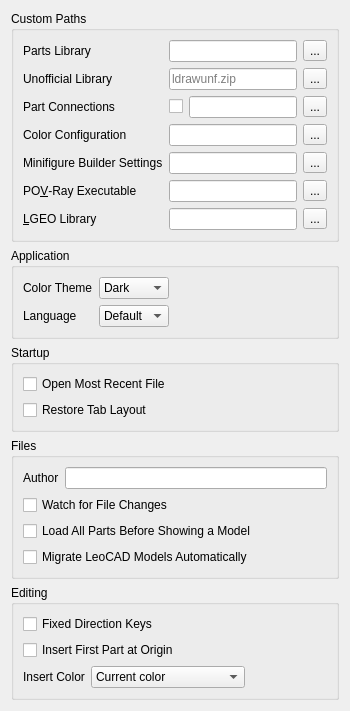
     <widget class="QWidget" name="tabGeneral">
      <property name="whatsThis">
       <string>&lt;p&gt;&lt;b&gt;General Preferences&lt;/b&gt;&lt;/p&gt;&lt;p&gt;Set application behavior and custom library, configuration, and renderer paths. Leave optional configuration paths empty to use the built-in settings.&lt;/p&gt;</string>
      </property>
      <attribute name="title">
       <string>General</string>
      </attribute>
      <layout class="QFormLayout" name="formLayout">
       <property name="fieldGrowthPolicy">
        <enum>QFormLayout::FieldGrowthPolicy::ExpandingFieldsGrow</enum>
       </property>
       <item row="0" column="0" colspan="2">
        <widget class="QGroupBox" name="CustomPathsGroup">
         <property name="title">
          <string>Custom Paths</string>
         </property>
         <layout class="QFormLayout" name="formLayout_2">
          <item row="0" column="0">
           <widget class="QLabel" name="label_5">
            <property name="toolTip">
             <string>Choose a part-library folder or supported archive. Leave it empty to use the default library after restarting StudWorks.</string>
            </property>
            <property name="text">
             <string>Parts Library</string>
            </property>
            <property name="buddy">
             <cstring>partsLibrary</cstring>
            </property>
           </widget>
          </item>
          <item row="0" column="1">
           <layout class="QHBoxLayout" name="horizontalLayout_3">
            <item>
             <widget class="QLineEdit" name="partsLibrary">
              <property name="accessibleName">
               <string>Parts Library</string>
              </property>
              <property name="toolTip">
               <string>Choose a part-library folder or supported archive. Leave it empty to use the default library after restarting StudWorks.</string>
              </property>
             </widget>
            </item>
            <item>
             <widget class="QToolButton" name="partsLibraryBrowse">
              <property name="toolTip">
               <string>Choose a part-library ZIP or BIN archive, or the LDConfig.ldr file of a part-library folder.</string>
              </property>
              <property name="text">
               <string>...</string>
              </property>
             </widget>
            </item>
           </layout>
          </item>
          <item row="1" column="0">
           <widget class="QLabel" name="UnofficialLibraryLabel">
            <property name="toolTip">
             <string>Choose the LDraw unofficial parts archive, or leave empty to use ldrawunf.zip next to an archive library or inside a folder library.</string>
            </property>
            <property name="text">
             <string>Unofficial Library</string>
            </property>
            <property name="buddy">
             <cstring>UnofficialLibraryEdit</cstring>
            </property>
           </widget>
          </item>
          <item row="1" column="1">
           <layout class="QHBoxLayout" name="UnofficialLibraryLayout">
            <item>
             <widget class="QLineEdit" name="UnofficialLibraryEdit">
              <property name="accessibleName">
               <string>Unofficial Library</string>
              </property>
              <property name="toolTip">
               <string>Choose the LDraw unofficial parts archive, or leave empty to use ldrawunf.zip next to an archive library or inside a folder library.</string>
              </property>
              <property name="placeholderText">
               <string>ldrawunf.zip</string>
              </property>
             </widget>
            </item>
            <item>
             <widget class="QToolButton" name="UnofficialLibraryBrowseButton">
              <property name="toolTip">
               <string>Choose an LDraw unofficial parts ZIP archive.</string>
              </property>
              <property name="text">
               <string>...</string>
              </property>
             </widget>
            </item>
           </layout>
          </item>
          <item row="2" column="0">
           <widget class="QLabel" name="ShadowLibraryLabel">
            <property name="toolTip">
             <string>Choose the LDCad shadow library folder that describes how parts connect, used to select connected parts.</string>
            </property>
            <property name="text">
             <string>Part Connections</string>
            </property>
            <property name="buddy">
             <cstring>ShadowLibraryEdit</cstring>
            </property>
           </widget>
          </item>
          <item row="2" column="1">
           <layout class="QHBoxLayout" name="ShadowLibraryLayout">
            <item>
             <widget class="QCheckBox" name="ShadowLibraryEnabled">
              <property name="accessibleName">
               <string>Use Part Connections</string>
              </property>
              <property name="toolTip">
               <string>Turn part connections from the LDCad shadow library on or off.</string>
              </property>
             </widget>
            </item>
            <item>
             <widget class="QLineEdit" name="ShadowLibraryEdit">
              <property name="accessibleName">
               <string>Part Connections</string>
              </property>
              <property name="toolTip">
               <string>Choose the LDCad shadow library folder that describes how parts connect, used to select connected parts.</string>
              </property>
             </widget>
            </item>
            <item>
             <widget class="QToolButton" name="ShadowLibraryBrowseButton">
              <property name="toolTip">
               <string>Choose an LDCad shadow library folder.</string>
              </property>
              <property name="text">
               <string>...</string>
              </property>
             </widget>
            </item>
           </layout>
          </item>
          <item row="3" column="0">
           <widget class="QLabel" name="label_17">
            <property name="toolTip">
             <string>Choose a custom LDraw color configuration file, or leave empty to use the library colors.</string>
            </property>
            <property name="text">
             <string>Color Configuration</string>
            </property>
            <property name="buddy">
             <cstring>ColorConfigEdit</cstring>
            </property>
           </widget>
          </item>
          <item row="3" column="1">
           <layout class="QHBoxLayout" name="ColorConfigLayout">
            <item>
             <widget class="QLineEdit" name="ColorConfigEdit">
              <property name="accessibleName">
               <string>Color Configuration</string>
              </property>
              <property name="toolTip">
               <string>Choose a custom LDraw color configuration file, or leave empty to use the library colors.</string>
              </property>
             </widget>
            </item>
            <item>
             <widget class="QToolButton" name="ColorConfigBrowseButton">
              <property name="toolTip">
               <string>Choose a custom LDraw color configuration file.</string>
              </property>
              <property name="text">
               <string>...</string>
              </property>
             </widget>
            </item>
           </layout>
          </item>
          <item row="4" column="0">
           <widget class="QLabel" name="label_18">
            <property name="toolTip">
             <string>Choose a custom minifigure builder settings file, or leave empty to use the built-in choices.</string>
            </property>
            <property name="text">
             <string>Minifigure Builder Settings</string>
            </property>
            <property name="buddy">
             <cstring>MinifigureBuilderSettingsEdit</cstring>
            </property>
           </widget>
          </item>
          <item row="4" column="1">
           <layout class="QHBoxLayout" name="MinifigureBuilderSettingsLayout">
            <item>
             <widget class="QLineEdit" name="MinifigureBuilderSettingsEdit">
              <property name="accessibleName">
               <string>Minifigure Builder Settings</string>
              </property>
              <property name="toolTip">
               <string>Choose a custom minifigure builder settings file, or leave empty to use the built-in choices.</string>
              </property>
             </widget>
            </item>
            <item>
             <widget class="QToolButton" name="MinifigureBuilderSettingsBrowseButton">
              <property name="toolTip">
               <string>Choose a minifigure builder settings INI file.</string>
              </property>
              <property name="text">
               <string>...</string>
              </property>
             </widget>
            </item>
           </layout>
          </item>
          <item row="5" column="0">
           <widget class="QLabel" name="povrayLabel">
            <property name="toolTip">
             <string>Set the POV-Ray executable used for rendering.</string>
            </property>
            <property name="text">
             <string>PO&amp;V-Ray Executable</string>
            </property>
            <property name="buddy">
             <cstring>povrayExecutable</cstring>
            </property>
           </widget>
          </item>
          <item row="5" column="1">
           <layout class="QHBoxLayout" name="povrayLayout">
            <item>
             <widget class="QLineEdit" name="povrayExecutable">
              <property name="accessibleName">
               <string>POV-Ray Executable</string>
              </property>
              <property name="toolTip">
               <string>Set the POV-Ray executable used for rendering.</string>
              </property>
             </widget>
            </item>
            <item>
             <widget class="QToolButton" name="povrayExecutableBrowse">
              <property name="toolTip">
               <string>Locate the POV-Ray executable.</string>
              </property>
              <property name="text">
               <string>...</string>
              </property>
             </widget>
            </item>
           </layout>
          </item>
          <item row="6" column="0">
           <widget class="QLabel" name="label_9">
            <property name="toolTip">
             <string>Set the LGEO library folder used by POV-Ray exports.</string>
            </property>
            <property name="text">
             <string>&amp;LGEO Library</string>
            </property>
            <property name="buddy">
             <cstring>lgeoPath</cstring>
            </property>
           </widget>
          </item>
          <item row="6" column="1">
           <layout class="QHBoxLayout" name="horizontalLayout_10">
            <item>
             <widget class="QLineEdit" name="lgeoPath">
              <property name="accessibleName">
               <string>LGEO Library</string>
              </property>
              <property name="toolTip">
               <string>Set the LGEO library folder used by POV-Ray exports.</string>
              </property>
             </widget>
            </item>
            <item>
             <widget class="QToolButton" name="lgeoPathBrowse">
              <property name="toolTip">
               <string>Choose the LGEO library folder.</string>
              </property>
              <property name="text">
               <string>...</string>
              </property>
             </widget>
            </item>
           </layout>
          </item>
         </layout>
        </widget>
       </item>
       <item row="1" column="0" colspan="2">
        <widget class="QGroupBox" name="ApplicationGroup">
         <property name="title">
          <string>Application</string>
         </property>
         <layout class="QGridLayout" name="gridLayout_4">
          <item row="0" column="0">
           <widget class="QLabel" name="label_25">
            <property name="toolTip">
             <string>Choose the interface theme and optionally reset its colors.</string>
            </property>
            <property name="text">
             <string>Color Theme</string>
            </property>
            <property name="buddy">
             <cstring>ColorTheme</cstring>
            </property>
           </widget>
          </item>
          <item row="0" column="1">
           <widget class="QComboBox" name="ColorTheme">
            <property name="accessibleName">
             <string>Color Theme</string>
            </property>
            <property name="toolTip">
             <string>Choose the interface theme and optionally reset its colors.</string>
            </property>
            <item>
             <property name="text">
              <string>Dark</string>
             </property>
            </item>
            <item>
             <property name="text">
              <string>System</string>
             </property>
            </item>
           </widget>
          </item>
          <item row="1" column="0">
           <widget class="QLabel" name="label_19">
            <property name="toolTip">
             <string>Choose the interface language used after restarting StudWorks.</string>
            </property>
            <property name="text">
             <string>Language</string>
            </property>
            <property name="buddy">
             <cstring>Language</cstring>
            </property>
           </widget>
          </item>
          <item row="1" column="1">
           <widget class="QComboBox" name="Language">
            <property name="accessibleName">
             <string>Language</string>
            </property>
            <property name="toolTip">
             <string>Choose the interface language used after restarting StudWorks.</string>
            </property>
            <item>
             <property name="text">
              <string>Default</string>
             </property>
            </item>
           </widget>
          </item>
          <item row="1" column="2">
           <spacer name="horizontalSpacer_8">
            <property name="orientation">
             <enum>Qt::Orientation::Horizontal</enum>
            </property>
            <property name="sizeHint" stdset="0">
             <size>
              <width>40</width>
              <height>20</height>
             </size>
            </property>
           </spacer>
          </item>
         </layout>
        </widget>
       </item>
       <item row="2" column="0" colspan="2">
        <widget class="QGroupBox" name="StartupGroup">
         <property name="title">
          <string>Startup</string>
         </property>
         <layout class="QGridLayout" name="StartupLayout">
          <item row="0" column="0" colspan="2">
           <widget class="QCheckBox" name="autoLoadMostRecent">
            <property name="toolTip">
             <string>Open the most recently used file when StudWorks starts.</string>
            </property>
            <property name="text">
             <string>Open Most Recent File</string>
            </property>
           </widget>
          </item>
          <item row="1" column="0" colspan="2">
           <widget class="QCheckBox" name="RestoreTabLayout">
            <property name="toolTip">
             <string>Restore saved model tabs and view layouts when opening a model.</string>
            </property>
            <property name="text">
             <string>Restore Tab Layout</string>
            </property>
           </widget>
          </item>
         </layout>
        </widget>
       </item>
       <item row="3" column="0" colspan="2">
        <widget class="QGroupBox" name="FilesGroup">
         <property name="title">
          <string>Files</string>
         </property>
         <layout class="QGridLayout" name="FilesLayout">
          <item row="0" column="0">
           <widget class="QLabel" name="label_4">
            <property name="toolTip">
             <string>Set the author name used for new models.</string>
            </property>
            <property name="text">
             <string>Author</string>
            </property>
            <property name="buddy">
             <cstring>authorName</cstring>
            </property>
           </widget>
          </item>
          <item row="0" column="1">
           <widget class="QLineEdit" name="authorName">
            <property name="accessibleName">
             <string>Author</string>
            </property>
            <property name="toolTip">
             <string>Set the author name used for new models.</string>
            </property>
           </widget>
          </item>
          <item row="1" column="0" colspan="2">
           <widget class="QCheckBox" name="WatchFileChanges">
            <property name="toolTip">
             <string>Ask to reload the model when its file is changed by another application. Use File &gt; Reload to reload it manually.</string>
            </property>
            <property name="text">
             <string>Watch for File Changes</string>
            </property>
           </widget>
          </item>
          <item row="2" column="0" colspan="2">
           <widget class="QCheckBox" name="LoadPartsBeforeShowing">
            <property name="toolTip">
             <string>Wait until every part of a model is loaded before showing it, instead of showing parts as they load.</string>
            </property>
            <property name="text">
             <string>Load All Parts Before Showing a Model</string>
            </property>
           </widget>
          </item>
          <item row="3" column="0" colspan="2">
           <widget class="QCheckBox" name="MigrateMetaCommands">
            <property name="toolTip">
             <string>Convert the LeoCAD meta commands of opened models to StudWorks meta commands without asking. Migrated models are no longer read fully by LeoCAD.</string>
            </property>
            <property name="text">
             <string>Migrate LeoCAD Models Automatically</string>
            </property>
           </widget>
          </item>
         </layout>
        </widget>
       </item>
       <item row="4" column="0" colspan="2">
        <widget class="QGroupBox" name="EditingGroup">
         <property name="title">
          <string>Editing</string>
         </property>
         <layout class="QGridLayout" name="EditingLayout">
          <item row="0" column="0" colspan="2">
           <widget class="QCheckBox" name="fixedDirectionKeys">
            <property name="toolTip">
             <string>Move parts along fixed model axes instead of view-relative directions.</string>
            </property>
            <property name="text">
             <string>Fixed Direction Keys</string>
            </property>
           </widget>
          </item>
          <item row="2" column="0">
           <widget class="QLabel" name="InsertColorModeLabel">
            <property name="toolTip">
             <string>Choose the color given to newly inserted parts: the current color, the color of the selected part, or the color of the last inserted part.</string>
            </property>
            <property name="text">
             <string>Insert Color</string>
            </property>
            <property name="buddy">
             <cstring>InsertColorMode</cstring>
            </property>
           </widget>
          </item>
          <item row="2" column="1">
           <widget class="QComboBox" name="InsertColorMode">
            <property name="accessibleName">
             <string>Insert Color</string>
            </property>
            <property name="toolTip">
             <string>Choose the color given to newly inserted parts: the current color, the color of the selected part, or the color of the last inserted part.</string>
            </property>
            <item>
             <property name="text">
              <string>Current color</string>
             </property>
            </item>
            <item>
             <property name="text">
              <string>Selected part color</string>
             </property>
            </item>
            <item>
             <property name="text">
              <string>Last inserted part color</string>
             </property>
            </item>
           </widget>
          </item>
          <item row="1" column="0" colspan="2">
           <widget class="QCheckBox" name="FirstPartAtOrigin">
            <property name="toolTip">
             <string>Place the first part of an empty model at 0, 0, 0 instead of where it is dropped.</string>
            </property>
            <property name="text">
             <string>Insert First Part at Origin</string>
            </property>
           </widget>
          </item>
          <item row="0" column="2">
           <spacer name="EditingSpacer">
            <property name="orientation">
             <enum>Qt::Horizontal</enum>
            </property>
            <property name="sizeHint" stdset="0">
             <size>
              <width>40</width>
              <height>20</height>
             </size>
            </property>
           </spacer>
          </item>
         </layout>
        </widget>
       </item>
      </layout>
     </widget>
